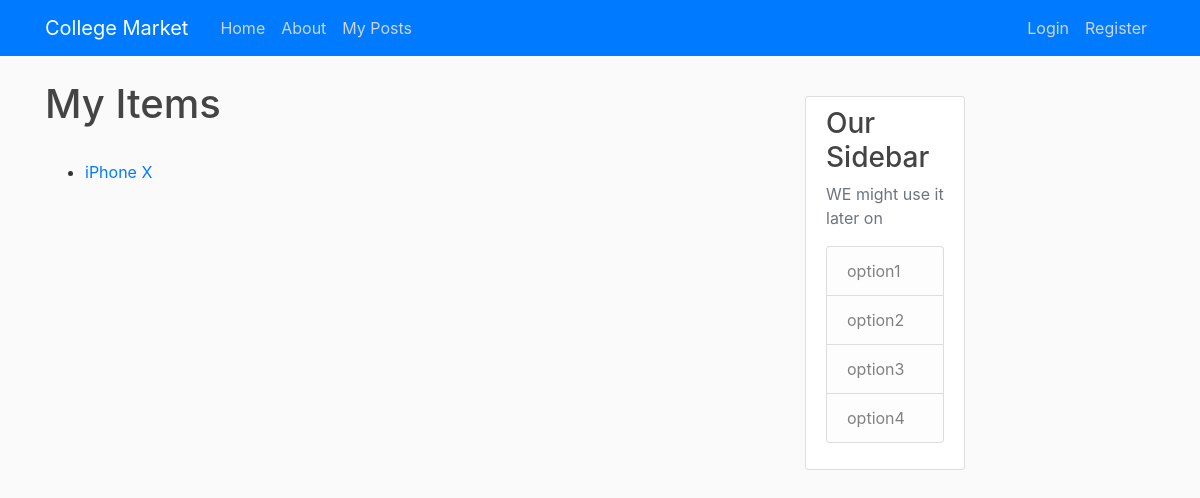
Page /post/ on the earlier database version.
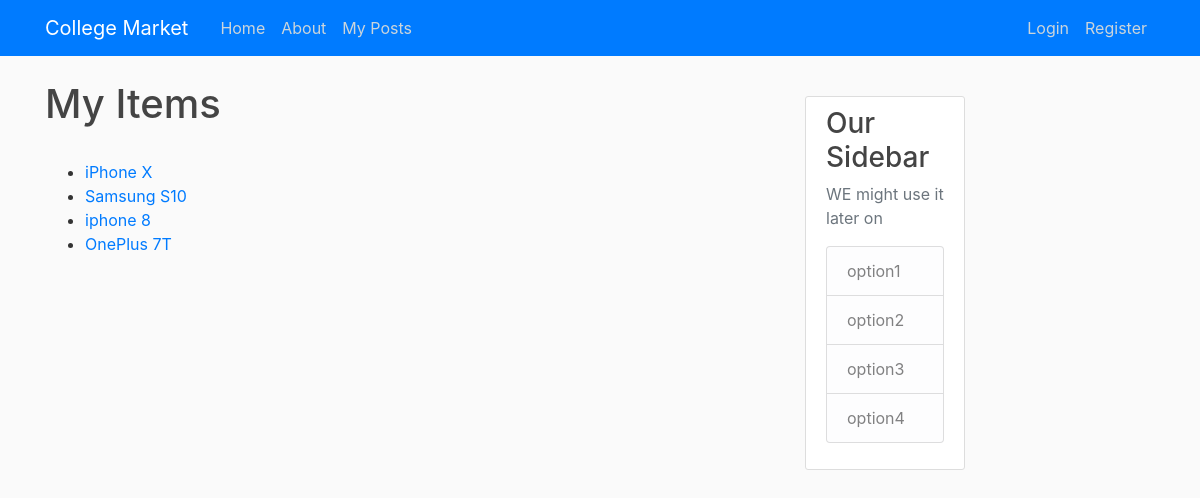
Same page on the later database version.
### posts/models.py (models this page shows, shortened)
class Post(models.Model):
    title = models.CharField(max_length=255)
    body = models.TextField(null=True)
    slug = models.SlugField(null=False, unique=True)
    updated_on = models.DateTimeField(auto_now= True)
    created_on = models.DateTimeField(auto_now_add=True, null=True)
    category = models.IntegerField(choices=CATEGORY, default=0)
    cover = models.ImageField(upload_to='images/', null=True)
    class Meta:
        ordering = ['-created_on']
    def get_absolute_url(self):
        return reverse('post_detail', kwargs={'slug': self.slug})

### posts/views.py (the view)
# urls.py: path('', PostListView.as_view(), name='post_list'),
class PostListView(ListView):
    model = Post
    template_name = 'home_page/post_list.html'

### templates/home_page/post_list.html
{% extends 'home_page/base.html' %}
{% block content1 %}
<h1>My Items</h1>
<br>
{% for post in object_list %}
  <ul>
    <li><a href="{{ post.get_absolute_url }}">{{ post.title }}</a></li>
  </ul>
{% endfor %}
{% endblock %}

### templates/home_page/base.html (shortened to what this page needs)
{% load static %}
<!DOCTYPE html>
<html>
<head>
    <link rel="stylesheet" href="https://maxcdn.bootstrapcdn.com/bootstrap/4.0.0/css/bootstrap.min.css">
	<link rel="stylesheet" type="text/css" href="{% static 'home/main.css' %}">
</head>
<body>
	<header class="site-header">
	  <nav class="navbar navbar-expand-md navbar-dark bg-primary fixed-top">
		<div class="container">
		  <a class="navbar-brand mr-4" href="{% url 'home-home' %}">College Market</a>
		  <div class="collapse navbar-collapse" id="navbarToggle">
			<div class="navbar-nav mr-auto">
			  <a class="nav-item nav-link" href="{% url 'home-home' %}">Home</a>
			  <a class="nav-item nav-link" href="{% url 'home-about' %}">About</a>
        <a class="nav-item nav-link" href="{% url 'post_list' %}">My Posts</a>
			</div>
			<div class="navbar-nav">
			  <a class="nav-item nav-link" href="{% url 'login' %}">Login</a>
			  <a class="nav-item nav-link" href="{% url 'signup' %}">Register</a>
			</div>
		  </div>
		</div>
	  </nav>
	</header>
	<main role="main" class="container">
	  <div class="row">
		<div class="col-md-8">
      {% block content1 %}{% endblock %}
		</div>
		<div class="col-md-2 mt-3 left">
		  <div class="content-section">
			<h3>Our Sidebar</h3>
			<p class='text-muted'>WE might use it later on
			  <ul class="list-group">
				<li class="list-group-item list-group-item-light" href="#">option1</li>
				<li class="list-group-item list-group-item-light">option2</li>
				<li class="list-group-item list-group-item-light">option3</li>
				<li class="list-group-item list-group-item-light">option4</li>
			  </ul>
			</p>
		  </div>
		</div>
	  </div>
	</main>
</body>
</html>

### home_page/static/home/main.css (style rules this page uses)
body { background: #fafafa; color: #333333; margin-top: 5rem; }
h1, h2, h3, h4, h5, h6 { color: #444444; }
ul { margin: 0; }
.site-header .navbar-nav .nav-link { color: #cbd5db; }
.content-section { background: #ffffff; padding: 10px 20px; border: 1px solid #dddddd; border-radius: 3px; margin-bottom: 20px; }

Differences in the rows shown:
added Post: title "Samsung S10"
added Post: title "iphone 8"
added Post: title "OnePlus 7T"
